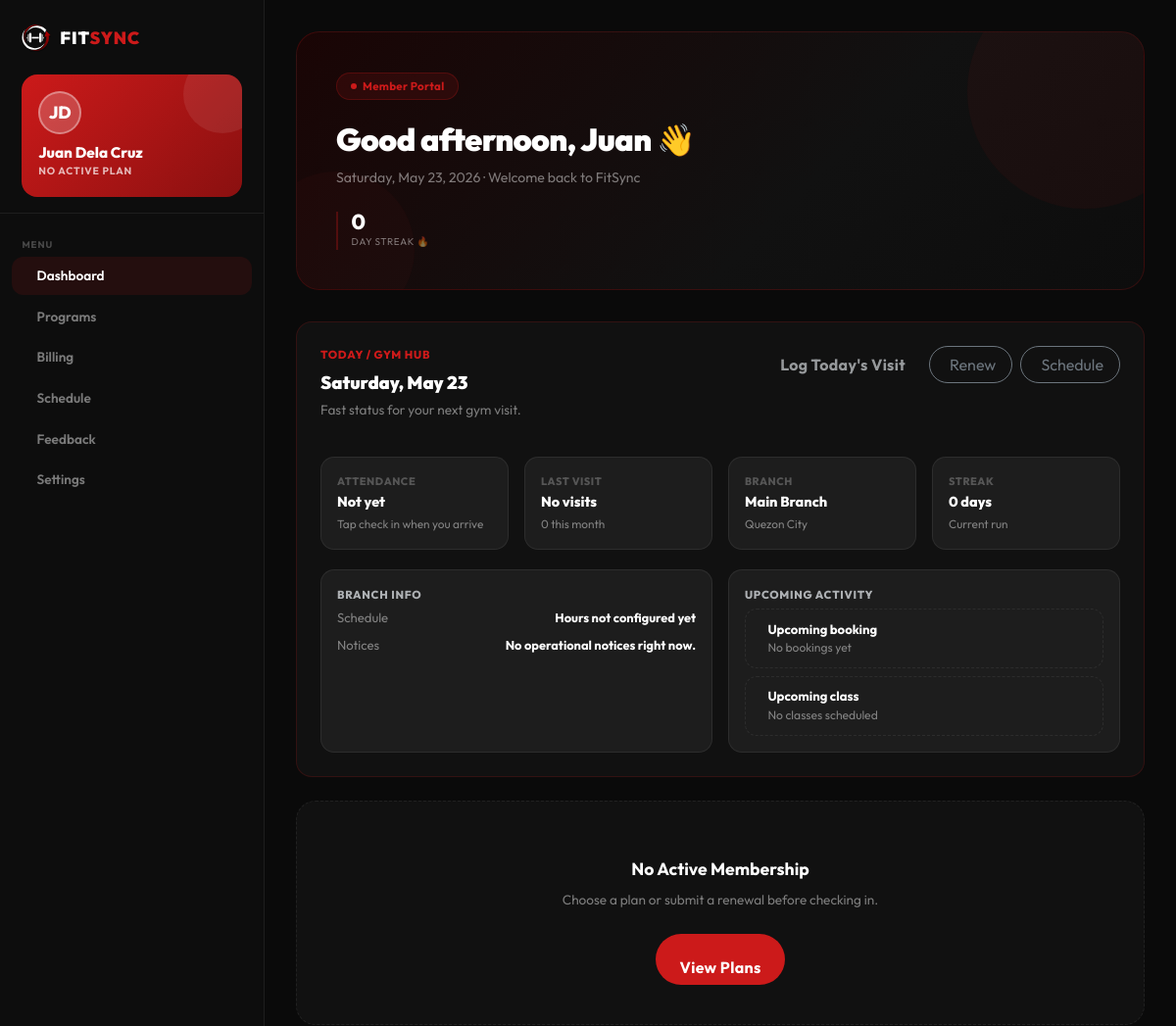
Page /profile.php (signed in, upper part) on the earlier database version.
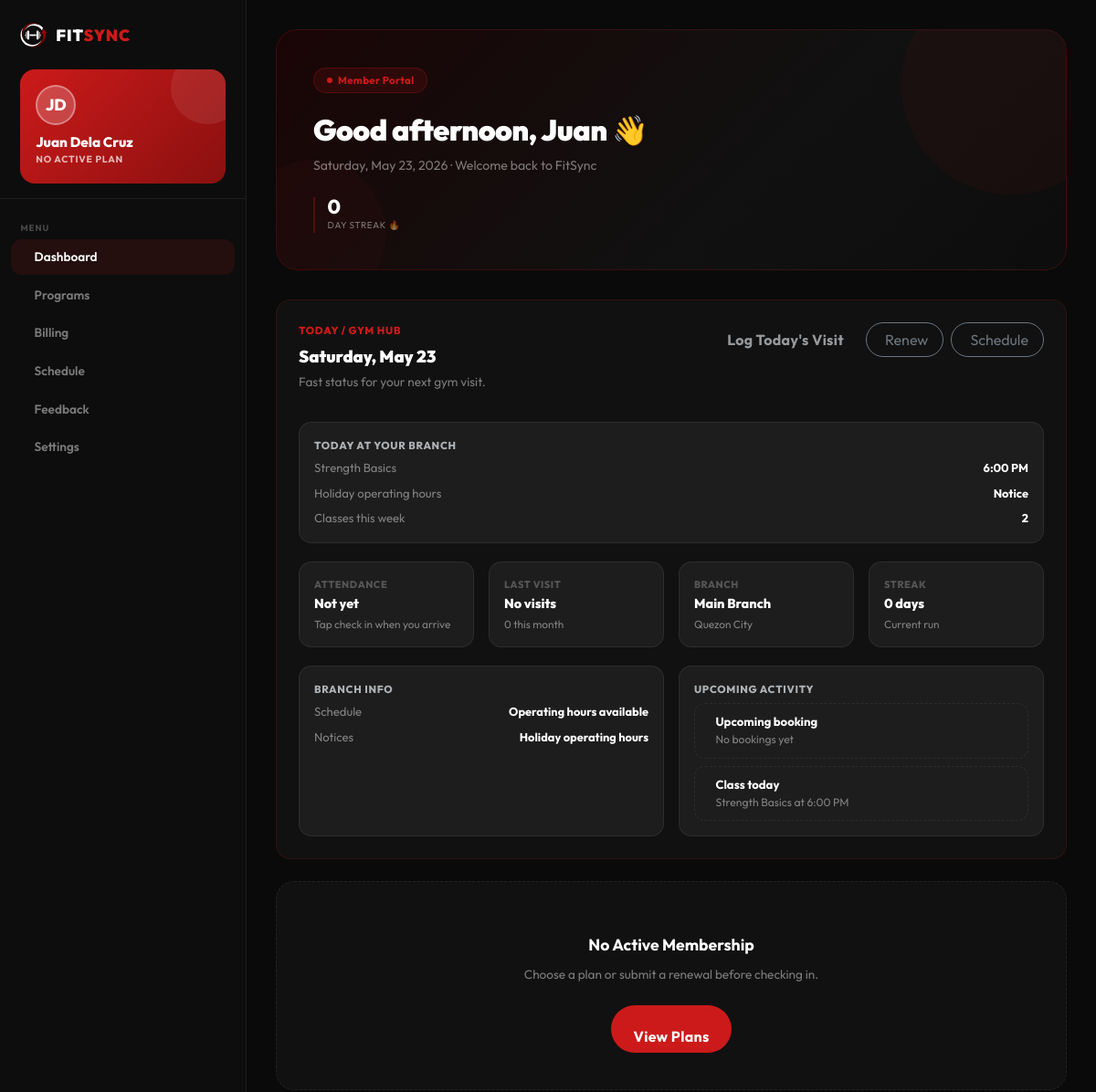
Same page on the later database version.
### tables this page shows
CREATE TABLE `users` (
  `id` int(10) UNSIGNED NOT NULL,
  `role` enum('admin','member') NOT NULL DEFAULT 'member',
  `first_name` varchar(64) NOT NULL,
  `last_name` varchar(64) NOT NULL,
  `email` varchar(191) NOT NULL,
  `password_hash` varchar(255) NOT NULL,
  `birthdate` date DEFAULT NULL,
  `gender` enum('male','female','nonbinary','other') DEFAULT NULL,
  `email_verified_at` datetime DEFAULT NULL,
  `verification_token` varchar(128) DEFAULT NULL,
  `remember_token` varchar(128) DEFAULT NULL,
  `profile_photo` varchar(255) DEFAULT NULL,
  `is_active` tinyint(1) NOT NULL DEFAULT 1,
  `last_login_at` datetime DEFAULT NULL,
  `created_at` datetime NOT NULL DEFAULT current_timestamp(),
  `updated_at` datetime NOT NULL DEFAULT current_timestamp() ON UPDATE current_timestamp()
);

CREATE TABLE `class_schedules` (
  `id` int(10) UNSIGNED NOT NULL,
  `class_id` int(10) UNSIGNED NOT NULL,
  `branch_id` smallint(5) UNSIGNED NOT NULL,
  `scheduled_date` date NOT NULL,
  `start_time` time NOT NULL,
  `end_time` time NOT NULL,
  `status` enum('scheduled','cancelled','completed') NOT NULL DEFAULT 'scheduled',
  `created_at` datetime NOT NULL DEFAULT current_timestamp()
);

CREATE TABLE `classes` (
  `id` int(10) UNSIGNED NOT NULL,
  `title` varchar(120) NOT NULL,
  `description` varchar(500) DEFAULT NULL,
  `trainer_name` varchar(120) DEFAULT NULL,
  `branch_id` smallint(5) UNSIGNED NOT NULL,
  `duration_minutes` smallint(5) UNSIGNED NOT NULL DEFAULT 60,
  `capacity` smallint(5) UNSIGNED DEFAULT NULL,
  `is_active` tinyint(1) NOT NULL DEFAULT 1,
  `created_at` datetime NOT NULL DEFAULT current_timestamp()
);

CREATE TABLE `branch_announcements` (
  `id` int(10) UNSIGNED NOT NULL,
  `branch_id` smallint(5) UNSIGNED NOT NULL,
  `title` varchar(140) NOT NULL,
  `body` text NOT NULL,
  `starts_at` datetime NOT NULL,
  `ends_at` datetime DEFAULT NULL,
  `is_active` tinyint(1) NOT NULL DEFAULT 1,
  `created_at` datetime NOT NULL DEFAULT current_timestamp()
);

### includes/membership_helpers.php (called while the page is built, shortened)
<?php
function getActiveMembership(PDO $pdo, int $userId): ?array
{
    $stmt = $pdo->prepare(
        'SELECT m.*, p.label AS plan_label, p.slug AS plan_slug, p.duration_days,
                b.id AS branch_id, b.name AS branch_name, b.city AS branch_city, b.address AS branch_address
         FROM memberships m
         INNER JOIN membership_plans p ON p.id = m.plan_id
         INNER JOIN branches b ON b.id = m.branch_id
         WHERE m.user_id = ?
           AND m.status = "active"
           AND m.payment_status = "paid"
           AND m.starts_at <= CURDATE()
           AND m.ends_at >= CURDATE()
           AND b.is_active = 1
         ORDER BY m.ends_at DESC
         LIMIT 1'
    );
    $stmt->execute([$userId]);
    $membership = $stmt->fetch();
    return $membership ?: null;
}
function getLatestMembership(PDO $pdo, int $userId): ?array
{
    $stmt = $pdo->prepare(
        'SELECT m.*, p.label AS plan_label, p.slug AS plan_slug, p.duration_days,
                b.id AS branch_id, b.name AS branch_name, b.city AS branch_city, b.address AS branch_address
         FROM memberships m
         INNER JOIN membership_plans p ON p.id = m.plan_id
         INNER JOIN branches b ON b.id = m.branch_id
         WHERE m.user_id = ?
         ORDER BY m.ends_at DESC, m.id DESC
         LIMIT 1'
    );
    $stmt->execute([$userId]);
    $membership = $stmt->fetch();
    return $membership ?: null;
}

### includes/schedule_helpers.php (called while the page is built, shortened)
<?php
function scheduleAnnouncements(PDO $pdo, ?int $branchId = null, bool $activeOnly = false): array
{
    $where = [];
    $params = [];
    if ($branchId !== null && $branchId > 0) {
        $where[] = 'ba.branch_id = ?';
        $params[] = $branchId;
    }
    if ($activeOnly) {
        $where[] = 'ba.is_active = 1';
        $where[] = 'ba.starts_at <= NOW()';
        $where[] = '(ba.ends_at IS NULL OR ba.ends_at >= NOW())';
    }
    $sql = 'SELECT ba.*, b.name AS branch_name, b.city AS branch_city
            FROM branch_announcements ba
            INNER JOIN branches b ON b.id = ba.branch_id';
    if ($where) {
        $sql .= ' WHERE ' . implode(' AND ', $where);
    }
    $sql .= ' ORDER BY ba.is_active DESC, ba.starts_at DESC, ba.id DESC';
    $stmt = $pdo->prepare($sql);
    $stmt->execute($params);
    return $stmt->fetchAll(PDO::FETCH_ASSOC);
}
function scheduleOperatingHours(PDO $pdo, ?int $branchId = null): array
{
    $params = [];
    $where = '';
    if ($branchId !== null && $branchId > 0) {
        $where = ' WHERE boh.branch_id = ?';
        $params[] = $branchId;
    }
    $stmt = $pdo->prepare(
        'SELECT boh.*, b.name AS branch_name
         FROM branch_operating_hours boh
         INNER JOIN branches b ON b.id = boh.branch_id' . $where . '
         ORDER BY b.name ASC, boh.day_of_week ASC'
    );
    $stmt->execute($params);
    return $stmt->fetchAll(PDO::FETCH_ASSOC);
}
function scheduleUpcomingClasses(PDO $pdo, ?int $branchId = null, int $daysAhead = 14, int $limit = 20, ?int $userId = null): array
{
    $params = [];
    $branchSql = '';
    $userSelect = 'NULL AS member_booking_id, NULL AS member_booking_status';
    $userJoin = '';
    if ($userId !== null && $userId > 0) {
        $userSelect = 'ub.id AS member_booking_id, ub.booking_status AS member_booking_status';
        $userJoin = ' LEFT JOIN class_bookings ub ON ub.class_schedule_id = cs.id AND ub.user_id = ? AND ub.booking_status = "booked"';
        $params[] = $userId;
    }
    $params[] = $daysAhead;
    if ($branchId !== null && $branchId > 0) {
        $branchSql = ' AND cs.branch_id = ?';
        $params[] = $branchId;
    }
    $params[] = $limit;
    $stmt = $pdo->prepare(
        'SELECT cs.*, c.title, c.description, c.trainer_name, c.duration_minutes, c.capacity,
                b.name AS branch_name, b.city AS branch_city,
                (
                    SELECT COUNT(*)
                    FROM class_bookings cb
                    WHERE cb.class_schedule_id = cs.id
                      AND cb.booking_status IN ("booked","attended")
                ) AS booked_count,
                ' . $userSelect . '
         FROM class_schedules cs
         INNER JOIN classes c ON c.id = cs.class_id
         INNER JOIN branches b ON b.id = cs.branch_id
         ' . $userJoin . '
         WHERE c.is_active = 1
           AND cs.status = "scheduled"
           AND TIMESTAMP(cs.scheduled_date, cs.start_time) >= NOW()
           AND cs.scheduled_date BETWEEN CURDATE() AND DATE_ADD(CURDATE(), INTERVAL ? DAY)' . $branchSql . '
         ORDER BY cs.scheduled_date ASC, cs.start_time ASC
         LIMIT ?'
    );
    foreach ($params as $index => $value) {
        $stmt->bindValue($index + 1, $value, is_int($value) ? PDO::PARAM_INT : PDO::PARAM_STR);
    }
    $stmt->execute();
    return $stmt->fetchAll(PDO::FETCH_ASSOC);
}
function scheduleTodayClasses(PDO $pdo, ?int $branchId = null): array
{
    $params = [];
    $branchSql = '';
    if ($branchId !== null && $branchId > 0) {
        $branchSql = ' AND cs.branch_id = ?';
        $params[] = $branchId;
    }
    $stmt = $pdo->prepare(
        'SELECT cs.*, c.title, c.trainer_name, b.name AS branch_name
         FROM class_schedules cs
         INNER JOIN classes c ON c.id = cs.class_id
         INNER JOIN branches b ON b.id = cs.branch_id
         WHERE c.is_active = 1
           AND cs.status = "scheduled"
           AND cs.scheduled_date = CURDATE()' . $branchSql . '
         ORDER BY cs.start_time ASC'
    );
    $stmt->execute($params);
    return $stmt->fetchAll(PDO::FETCH_ASSOC);
}
function memberScheduleContext(PDO $pdo, ?array $membership, ?int $userId = null): array
{
    $branchId = (int) ($membership['branch_id'] ?? 0);
    return [
        'upcoming_classes' => scheduleUpcomingClasses($pdo, $branchId ?: null, 14, 8, $userId),
        'today_classes' => scheduleTodayClasses($pdo, $branchId ?: null),
        'announcements' => scheduleAnnouncements($pdo, $branchId ?: null, true),
        'hours' => scheduleOperatingHours($pdo, $branchId ?: null),
        'weekly_class_count' => count(scheduleUpcomingClasses($pdo, $branchId ?: null, 7, 50)),
        'bookings' => $userId ? scheduleMemberUpcomingBookings($pdo, $userId, 10) : [],
    ];
}
function scheduleMemberUpcomingBookings(PDO $pdo, int $userId, int $limit = 10): array
{
    $stmt = $pdo->prepare(
        'SELECT cb.*, cs.scheduled_date, cs.start_time, cs.end_time, cs.status AS schedule_status,
                c.title, c.trainer_name, c.capacity, b.name AS branch_name,
                (
                    SELECT COUNT(*)
                    FROM class_bookings allb
                    WHERE allb.class_schedule_id = cs.id
                      AND allb.booking_status IN ("booked","attended")
                ) AS booked_count
         FROM class_bookings cb
         INNER JOIN class_schedules cs ON cs.id = cb.class_schedule_id
         INNER JOIN classes c ON c.id = cs.class_id
         INNER JOIN branches b ON b.id = cs.branch_id
         WHERE cb.user_id = ?
           AND cb.booking_status = "booked"
           AND TIMESTAMP(cs.scheduled_date, cs.start_time) >= NOW()
         ORDER BY cs.scheduled_date ASC, cs.start_time ASC
         LIMIT ?'
    );
    $stmt->bindValue(1, $userId, PDO::PARAM_INT);
    $stmt->bindValue(2, $limit, PDO::PARAM_INT);
    $stmt->execute();
    return $stmt->fetchAll(PDO::FETCH_ASSOC);
}

### profile.php (the view, shortened to what the rows shown need)
<?php
require_once __DIR__ . '/config/db.php';
require_once __DIR__ . '/includes/membership_helpers.php';
require_once __DIR__ . '/includes/schedule_helpers.php';
$pdo    = db();
$userId = (int) $_SESSION['user_id'];
$stmt = $pdo->prepare('SELECT * FROM users WHERE id = ? LIMIT 1');
$stmt->execute([$userId]);
$userRow = $stmt->fetch();
$mem = getLatestMembership($pdo, $userId);
$activeMembership = getActiveMembership($pdo, $userId);
$hasActiveMembership = (bool) $activeMembership;
$stmt = $pdo->prepare(
    'SELECT m.*, p.label AS plan_label, b.name AS branch_name
     FROM memberships m
     JOIN membership_plans p ON p.id = m.plan_id
     JOIN branches b ON b.id = m.branch_id
     WHERE m.user_id = ?
     ORDER BY m.created_at DESC, m.starts_at DESC'
);
$stmt->execute([$userId]);
$allMems = $stmt->fetchAll();
$attendanceDates = fitsyncAttendanceDates($pdo, $userId);
$lastAttendanceDate = $attendanceDates ? end($attendanceDates) : null;
$monthlyVisitsStmt = $pdo->prepare(
    'SELECT COUNT(*) FROM attendance_logs
     WHERE user_id = ? AND check_in_at >= DATE_FORMAT(CURDATE(), "%Y-%m-01")'
);
$monthlyVisitsStmt->execute([$userId]);
$monthlyVisits = (int) $monthlyVisitsStmt->fetchColumn();
$daysRemaining = 0;
if ($mem) {
    $now   = new DateTime('today');
    $end   = new DateTime($mem['ends_at']);
    $daysRemaining = $end > $now ? (int) $now->diff($end)->days : 0;
}
$scheduleContext = memberScheduleContext($pdo, $mem, $userId);
$memberHub = memberDashboardData($mem, $allMems, $attendanceDates, $monthlyVisits, $daysRemaining, $hasActiveMembership, $scheduleContext);
$initials = strtoupper(
    substr($userRow['first_name'] ?? 'U', 0, 1) .
    substr($userRow['last_name']  ?? 'U', 0, 1)
);
$fullName = htmlspecialchars(trim(($userRow['first_name'] ?? '') . ' ' . ($userRow['last_name'] ?? '')));
$hour     = (int) (new DateTime())->format('H');
$greeting = $hour < 12 ? 'Good morning' : ($hour < 17 ? 'Good afternoon' : 'Good evening');
?>
<!DOCTYPE html>
<html lang="en" data-bs-theme="dark">
<head>
    <link rel="stylesheet" href="https://cdn.jsdelivr.net/npm/bootstrap@5.3.3/dist/css/bootstrap.min.css" />
    <link rel="stylesheet" href="https://cdn.jsdelivr.net/npm/@tabler/icons-webfont@latest/tabler-icons.min.css" />
</head>
<body>
<aside class="sidebar" id="sidebar">
    <div class="sb-header">
        <div class="sb-avatar-card">
            <div class="sb-avatar" id="sbAvatar">
                <span id="sbAvatarInitials"><?= $initials ?></span>
            </div>
            <div class="sb-member-name" id="sbMemberName"><?= $fullName ?></div>
            <div class="sb-member-plan">
                <?= $hasActiveMembership ? htmlspecialchars($mem['plan_label']) . ' · Member' : 'No active plan' ?>
            </div>
        </div>
    </div>
</aside>
<main class="main-content">
    <div class="dash-hero" id="dashHero">
        <div style="position:relative;z-index:1">
            <div class="dash-hero-badge"><span></span> Member Portal</div>
            <div class="dash-hero-greeting"><?= $greeting ?>, <?= htmlspecialchars($userRow['first_name'] ?? 'Member') ?> 👋</div>
            <div class="dash-hero-sub"><?= date('l, F j, Y') ?> · Welcome back to FitSync</div>
            <div class="dash-hero-stats">
                <div class="dash-mini-stat">
                </div>
            </div>
        </div>
    </div>
    <div class="page-section active" id="tab-dashboard">
        <?php include __DIR__ . '/includes/member_today_panel.php'; ?>
    </div>
</main>
</body>
</html>

### includes/member_today_panel.php (shortened to what the rows shown need)
<div class="fs-card member-hub-card mb-4">
    <?php if (!empty($memberHub['operations']['today_class']) || !empty($memberHub['operations']['announcement']) || !empty($memberHub['operations']['weekly_class_count'])): ?>
    <div class="hub-soft-panel mt-3">
        <div class="d-flex flex-column gap-2">
            <?php if (!empty($memberHub['operations']['today_class'])): ?>
            <div class="d-flex justify-content-between gap-3">
                <span><?= memberH($memberHub['operations']['today_class']['title']) ?></span>
                <strong><?= memberH(scheduleTime((string) $memberHub['operations']['today_class']['start_time'])) ?></strong>
            </div>
            <?php endif ?>
            <?php if (!empty($memberHub['operations']['announcement'])): ?>
            <div class="d-flex justify-content-between gap-3">
                <span><?= memberH($memberHub['operations']['announcement']['title']) ?></span>
                <strong>Notice</strong>
            </div>
            <?php endif ?>
        </div>
    </div>
    <?php endif ?>
    <div class="row g-3 mt-1">
        <div class="col-lg-6">
            <div class="hub-soft-panel h-100">
                <div class="d-flex flex-column gap-2">
                    <div class="d-flex justify-content-between gap-3">
                        <span>Notices</span>
                        <strong><?= memberH($memberHub['branch']['notice']) ?></strong>
                    </div>
                </div>
            </div>
        </div>
    </div>
</div>

Differences in the rows shown:
added class_schedules: class.title "Strength Basics", start_time "6:00 PM"
added branch_announcements: title "Holiday operating hours"
Other differences:
$memberHub['operations']['weekly_class_count']: (not shown) → "2"
memberH($memberHub['branch']['schedule_status']): "Hours not configured yet" → "Operating hours available"
memberH($memberHub['branch']['notice']): "No operational notices right now." → (not shown)
text now shown: "TODAY AT YOUR BRANCH Notice Classes this week"
new list line: "Class today Strength Basics at 6:00 PM"
list line gone: "Upcoming class No classes scheduled"
